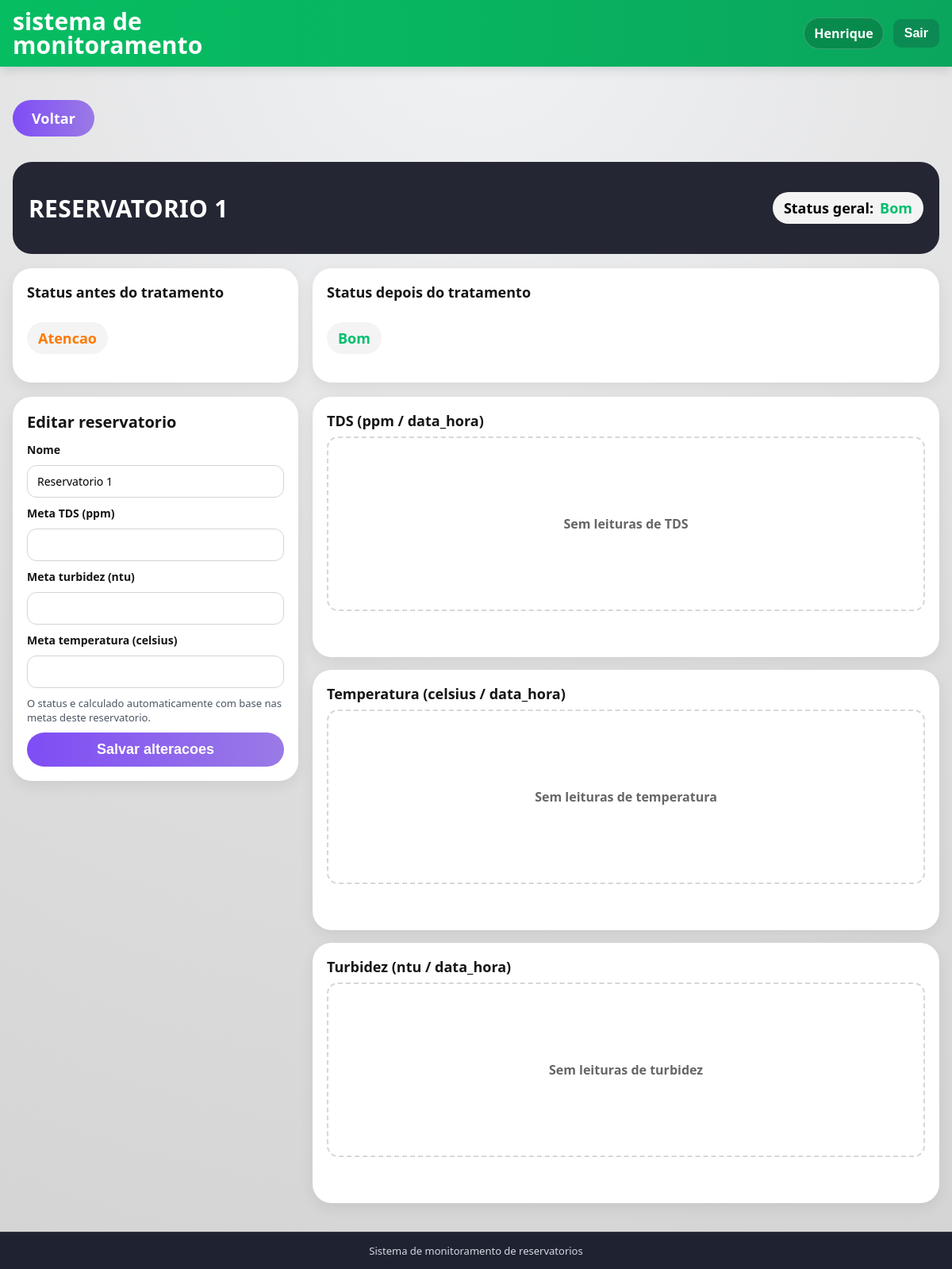
The page /reservatorios/8/ (signed in) on the database as committed earlier.
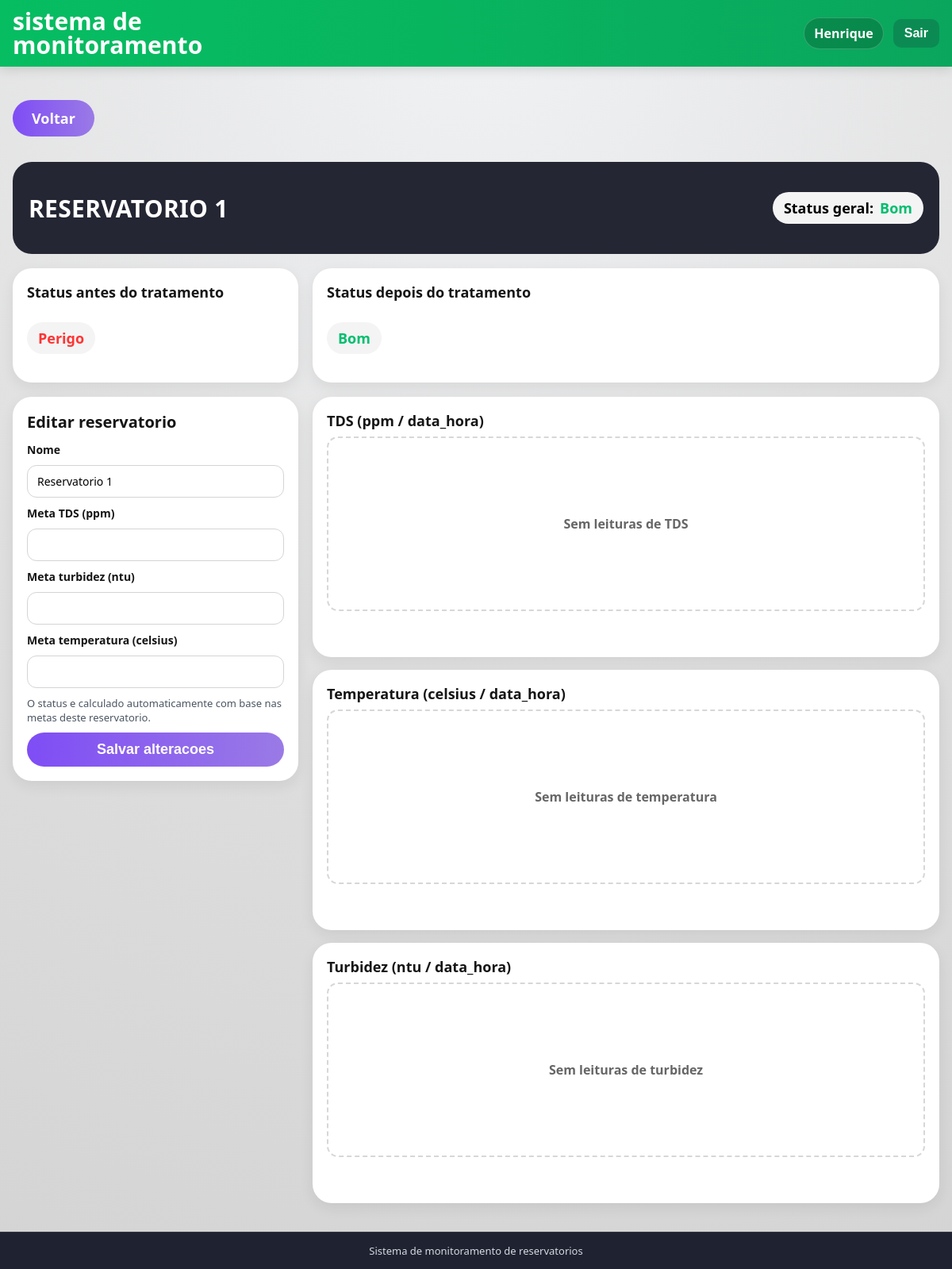
The same page on the database as committed later.
### app/models.py (models this page shows, shortened)
class Reservatorio(models.Model):
    STATUS_BOM = "bom"
    STATUS_ATENCAO = "atencao"
    STATUS_PERIGO = "perigo"
    META_PADRAO_PPM_TDS = 600.0
    META_PADRAO_NTU_TURBIDEZ = 1.5
    META_PADRAO_CELSIUS_TEMPERATURA = 25.0
    STATUS_CHOICES = (
        (STATUS_BOM, "Bom"),
        (STATUS_ATENCAO, "Atencao"),
        (STATUS_PERIGO, "Perigo"),
    )
    usuario = models.ForeignKey(
        settings.AUTH_USER_MODEL,
        on_delete=models.CASCADE,
        related_name="reservatorios",
    )
    nome = models.CharField(max_length=120, unique=True)
    status = models.CharField(max_length=20, choices=STATUS_CHOICES, default=STATUS_BOM)
    meta_ppm_tds = models.FloatField(default=META_PADRAO_PPM_TDS)
    meta_ntu_turbidez = models.FloatField(default=META_PADRAO_NTU_TURBIDEZ)
    meta_celsius_temperatura = models.FloatField(default=META_PADRAO_CELSIUS_TEMPERATURA)
    created_at = models.DateTimeField(auto_now_add=True)
    updated_at = models.DateTimeField(auto_now=True)
    class Meta:
        ordering = ["nome"]
    @classmethod
    def obter_por_id(cls, reservatorio_id, usuario=None):
        reservatorio_id = cls._normalizar_id(reservatorio_id)
        if reservatorio_id is None:
            return None
        queryset = cls.objects.filter(id=reservatorio_id)
        if usuario is not None:
            queryset = queryset.filter(usuario=usuario)
        return queryset.first()
    def garantir_pontos_monitoramento(self):
        for tipo in PontoMonitoramento.TIPOS:
            PontoMonitoramento.objects.get_or_create(
                reservatorio=self,
                tipo=tipo,
            )
    def obter_ponto_monitoramento(self, tipo):
        tipo_normalizado = PontoMonitoramento.normalizar_tipo(tipo)
        return self.pontos_monitoramento.filter(tipo=tipo_normalizado).first()
    @staticmethod
    def _normalizar_id(reservatorio_id):
        if isinstance(reservatorio_id, int):
            return reservatorio_id if reservatorio_id > 0 else None
        if isinstance(reservatorio_id, str) and reservatorio_id.isdigit():
            return int(reservatorio_id)
        return None

class PontoMonitoramento(models.Model):
    TIPO_ANTES = "antes_tratamento"
    TIPO_DEPOIS = "depois_tratamento"
    TIPOS = (
        TIPO_ANTES,
        TIPO_DEPOIS,
    )
    TIPO_CHOICES = (
        (TIPO_ANTES, "Antes do tratamento"),
        (TIPO_DEPOIS, "Depois do tratamento"),
    )
    reservatorio = models.ForeignKey(
        Reservatorio,
        on_delete=models.CASCADE,
        related_name="pontos_monitoramento",
    )
    tipo = models.CharField(max_length=32, choices=TIPO_CHOICES)
    status_atual = models.CharField(
        max_length=20,
        choices=Reservatorio.STATUS_CHOICES,
        default=Reservatorio.STATUS_BOM,
    )
    confianca_status = models.FloatField(null=True, blank=True)
    modelo_versao = models.CharField(max_length=64, blank=True, default="")
    created_at = models.DateTimeField(auto_now_add=True)
    updated_at = models.DateTimeField(auto_now=True)
    class Meta:
        ordering = ["reservatorio_id", "tipo"]
        constraints = [
            models.UniqueConstraint(
                fields=["reservatorio", "tipo"],
                name="uq_ponto_monitoramento_reservatorio_tipo",
            ),
        ]
    @classmethod
    def normalizar_tipo(cls, tipo):
        if not isinstance(tipo, str):
            raise ValueError("ponto_tipo invalido")
        tipo_normalizado = tipo.strip().lower()
        validos = {item[0] for item in cls.TIPO_CHOICES}
        if tipo_normalizado not in validos:
            raise ValueError("ponto_tipo invalido")
        return tipo_normalizado

### app/views.py (the view)
# urls.py: path('reservatorios/<int:reservatorio_id>/', views.reservatorio_detalhe, name="reservatorio_detalhe"),
@login_required(login_url="entrar")
@require_http_methods(["GET"])
def reservatorio_detalhe(request, reservatorio_id):
    reservatorio = Reservatorio.obter_por_id(reservatorio_id, usuario=request.user)
    if reservatorio is None:
        messages.error(request, "Reservatorio nao encontrado.")
        return redirect("index")
    reservatorio.garantir_pontos_monitoramento()
    ponto_antes = reservatorio.obter_ponto_monitoramento(PontoMonitoramento.TIPO_ANTES)
    ponto_depois = reservatorio.obter_ponto_monitoramento(PontoMonitoramento.TIPO_DEPOIS)
    series_antes = _series_leituras_por_ponto(ponto_antes)
    series_depois = _series_leituras_por_ponto(ponto_depois)
    return render(
        request,
        "reservatorio/detalhe.html",
        {
            "reservatorio": reservatorio,
            "ponto_antes": ponto_antes,
            "ponto_depois": ponto_depois,
            "tds_series_antes": series_antes["tds"],
            "tds_series_depois": series_depois["tds"],
            "temperatura_series_antes": series_antes["temperatura"],
            "temperatura_series_depois": series_depois["temperatura"],
            "turbidez_series_antes": series_antes["turbidez"],
            "turbidez_series_depois": series_depois["turbidez"],
        },
    )

### app/views.py (called while the page is built)
def _series_leituras_por_ponto(ponto):
    if ponto is None:
        return {"tds": [], "temperatura": [], "turbidez": []}
    leituras = LeituraQualidade.objects.filter(ponto=ponto).order_by("data_hora")
    tds = []
    temperatura = []
    turbidez = []
    for leitura in leituras:
        data_hora_local = timezone.localtime(leitura.data_hora)
        x_label = data_hora_local.strftime("%d/%m %H:%M:%S")
        tds.append({"x": x_label, "y": leitura.tds})
        temperatura.append({"x": x_label, "y": leitura.temperatura})
        turbidez.append({"x": x_label, "y": leitura.turbidez})
    return {
        "tds": tds,
        "temperatura": temperatura,
        "turbidez": turbidez,
    }

### app/templates/reservatorio/detalhe.html (shortened to what this page needs)
{% extends "blocos/base.html" %}
{% load static %}
{% block content %}
<section class="message-wrap">
    <p><a class="btn-main" href="{% url 'index' %}">Voltar</a></p>
</section>
<section class="detail-hero">
    <h2>{{ reservatorio.nome|upper }}</h2>
    <p class="detail-status">
        <span>Status geral:</span>
        <strong class="status-text status-{{ reservatorio.status }}">{{ reservatorio.get_status_display }}</strong>
    </p>
</section>
<section class="detail-layout detail-status-grid">
    <article class="panel">
        <h4>Status antes do tratamento</h4>
        <p class="detail-status">
            <strong class="status-text status-{{ ponto_antes.status_atual }}">{{ ponto_antes.get_status_atual_display }}</strong>
        </p>
    </article>
    <article class="panel">
        <h4>Status depois do tratamento</h4>
        <p class="detail-status">
            <strong class="status-text status-{{ ponto_depois.status_atual }}">{{ ponto_depois.get_status_atual_display }}</strong>
        </p>
    </article>
</section>
<section class="detail-layout">
    <aside class="panel">
        <h3>Editar reservatorio</h3>
        <form class="edit-form" method="post" action="{% url 'reservatorio_atualizar' reservatorio.id %}">
            <label for="nome">Nome</label>
            <input id="nome" name="nome" type="text" value="{{ reservatorio.nome }}" required>
            <label for="meta_ppm_tds">Meta TDS (ppm)</label>
            <input id="meta_ppm_tds" name="meta_ppm_tds" type="number" step="0.01" min="0.01" value="{{ reservatorio.meta_ppm_tds }}" required>
            <label for="meta_ntu_turbidez">Meta turbidez (ntu)</label>
            <input id="meta_ntu_turbidez" name="meta_ntu_turbidez" type="number" step="0.01" min="0.01" value="{{ reservatorio.meta_ntu_turbidez }}" required>
            <label for="meta_celsius_temperatura">Meta temperatura (celsius)</label>
            <input id="meta_celsius_temperatura" name="meta_celsius_temperatura" type="number" step="0.01" min="0.01" value="{{ reservatorio.meta_celsius_temperatura }}" required>
            <p class="edit-help">
                O status e calculado automaticamente com base nas metas deste reservatorio.
            </p>
            <button class="btn-main" type="submit">Salvar alteracoes</button>
        </form>
    </aside>
    <section class="chart-grid">
        <article class="panel">
            <h4>TDS (ppm / data_hora)</h4>
            <div class="chart-wrap">
                <div class="chart-empty" id="emptyTDS" hidden>Sem leituras de TDS</div>
            </div>
        </article>
        <article class="panel">
            <h4>Temperatura (celsius / data_hora)</h4>
            <div class="chart-wrap">
                <div class="chart-empty" id="emptyTemperatura" hidden>Sem leituras de temperatura</div>
            </div>
        </article>
        <article class="panel">
            <h4>Turbidez (ntu / data_hora)</h4>
            <div class="chart-wrap">
                <div class="chart-empty" id="emptyTurbidez" hidden>Sem leituras de turbidez</div>
            </div>
        </article>
    </section>
</section>
{% endblock %}

### app/templates/blocos/base.html (shortened to what this page needs)
{% load static %}
<!DOCTYPE html>
<html lang="pt-br">
<head>
    <link rel="stylesheet" href="{% static 'css/base.css' %}">
</head>
<body>
    <div class="app-shell">
        {% include "blocos/nav_bar.html" %}
        <main class="page-content">
            {% block content %}{% endblock %}
        </main>
        {% include "blocos/footer.html" %}
    </div>
</body>
</html>

### app/templates/blocos/nav_bar.html (shortened to what this page needs)
<header class="top-nav">
    <div class="top-nav-inner">
        <a class="brand-link" href="{% if request.user.is_authenticated %}{% url 'index' %}{% else %}{% url 'entrar' %}{% endif %}">
            <h1 class="brand">
                <span>Sistema de</span>
                <span>monitoramento</span>
            </h1>
        </a>
        <div class="top-nav-right">
            {% if request.user.is_authenticated %}
                <span class="user-chip">{{ request.user.username }}</span>
                <form method="post" action="{% url 'sair' %}">
                    <button class="btn-sair" type="submit">Sair</button>
                </form>
            {% else %}
                <a class="btn-sair" href="{% url 'entrar' %}">Entrar</a>
            {% endif %}
        </div>
    </div>
</header>

### app/templates/blocos/footer.html
<footer class="site-footer">
    <p>Sistema de monitoramento de reservatorios</p>
</footer>

### static/css/base.css (style rules this page uses)
:root { --bg: #dddddd; --surface-dark: #242633; --white: #ffffff; --green: #06bd62; --green-dark: #0b8b53; --purple: #7f4df5; --purple-2: #9a7ae6; --danger: #ff3b39; --status-bom: #00be6f; --status-atencao: #ff7a00; --status-perigo: #ff3434; --text: #151515; }
* { box-sizing: border-box; }
body { margin: 0; font-family: "Segoe UI", Tahoma, Geneva, Verdana, sans-serif; background: radial-gradient(circle at top, #f1f2f4 0%, var(--bg) 58%, #d4d4d4 100%); color: var(--text); min-height: 100vh; }
.app-shell { min-height: 100vh; display: flex; flex-direction: column; }
.top-nav { background: linear-gradient(90deg, #06bd62 0%, #08b55f 45%, #0aa65d 100%); min-height: 84px; padding: 12px 16px; color: var(--white); box-shadow: 0 3px 14px rgba(0, 0, 0, 0.14); position: sticky; top: 0; z-index: 100; }
.top-nav-inner { width: min(1500px, 100%); margin: 0 auto; display: flex; align-items: center; justify-content: space-between; gap: 20px; }
.brand-link { text-decoration: none; color: inherit; }
.brand { margin: 0; font-size: 30px; line-height: 1; letter-spacing: 0.1px; font-weight: 800; text-transform: lowercase; }
.brand span { display: block; }
.top-nav-right { display: flex; align-items: center; gap: 12px; }
.user-chip { font-size: 16px; font-weight: 700; padding: 8px 12px; border-radius: 999px; background: rgba(0, 0, 0, 0.18); border: 1px solid rgba(255, 255, 255, 0.2); }
.btn-sair { border: 0; border-radius: 10px; padding: 9px 14px; background: var(--green-dark); color: var(--white); font-size: 16px; font-weight: 700; cursor: pointer; text-decoration: none; display: inline-flex; align-items: center; justify-content: center; transition: transform 0.18s ease, background 0.18s ease; }
.page-content { flex: 1; width: min(1380px, 100%); margin: 0 auto; padding: 26px 16px 36px; }
.btn-main { border: 0; border-radius: 999px; background: linear-gradient(90deg, var(--purple), var(--purple-2)); color: var(--white); padding: 11px 24px; font-size: 18px; font-weight: 700; cursor: pointer; text-decoration: none; display: inline-block; transition: transform 0.18s ease, box-shadow 0.18s ease; }
.message-wrap { margin: 0 0 16px; display: grid; gap: 10px; }
.status-text.status-bom { color: var(--status-bom); }
.status-text.status-perigo { color: var(--status-perigo); }
.detail-hero { background: var(--surface-dark); border-radius: 24px; color: var(--white); padding: 20px; display: flex; align-items: center; justify-content: space-between; gap: 16px; margin-bottom: 18px; flex-wrap: wrap; }
.detail-hero h2 { margin: 0; font-size: 30px; letter-spacing: 0.3px; }
.detail-status { display: inline-flex; align-items: center; gap: 8px; padding: 8px 14px; border-radius: 999px; background: #f4f4f4; color: #000000; font-size: 18px; font-weight: 700; }
.detail-status-grid { grid-template-columns: repeat(auto-fit, minmax(260px, 1fr)); margin-bottom: 18px; }
.detail-layout { display: grid; grid-template-columns: minmax(280px, 360px) 1fr; gap: 18px; align-items: start; }
.panel { background: #ffffff; border-radius: 24px; padding: 18px; box-shadow: 0 6px 18px rgba(0, 0, 0, 0.07); }
.panel h3 { margin: 0 0 12px; font-size: 20px; }
.panel h4 { margin: 0 0 8px; font-size: 18px; }
.edit-form { display: grid; gap: 10px; }
.edit-form label { font-weight: 700; font-size: 14px; }
.edit-form input, .edit-form select { border: 1px solid #d4d4d4; border-radius: 12px; padding: 10px 12px; font-size: 14px; font-family: inherit; }
.edit-help { margin: 0; color: #4b5563; font-size: 13px; }
.chart-grid { display: grid; grid-template-columns: 1fr; gap: 16px; }
.chart-wrap { position: relative; min-height: 260px; }
.chart-empty { display: grid; place-items: center; min-height: 220px; border-radius: 14px; border: 2px dashed #d7d7d7; color: #666666; font-weight: 600; }
.site-footer { background: #1f2230; color: #d5d9e3; border-top: 1px solid rgba(255, 255, 255, 0.1); padding: 14px 22px; text-align: center; }
.site-footer p { margin: 0; font-size: 13px; }

Rows that differ between the two databases and show on the page:
changed PontoMonitoramento: status_atual "Atencao" → "Perigo"
